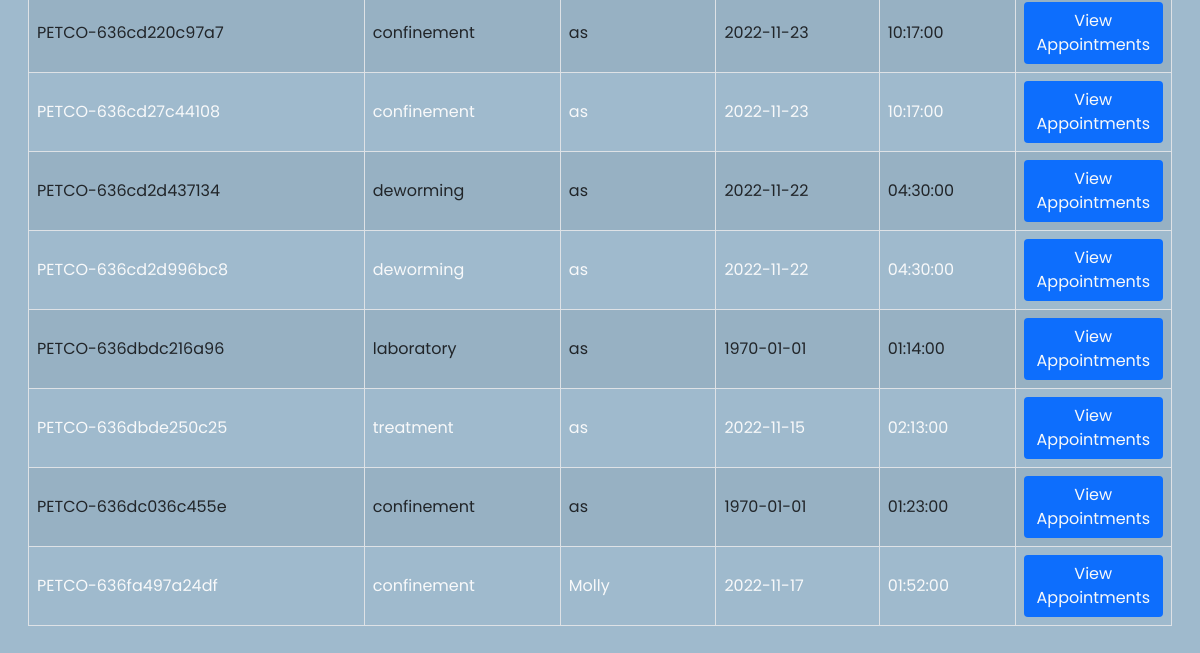
Before: /appointment.php (signed in, lower part) with the older database file.
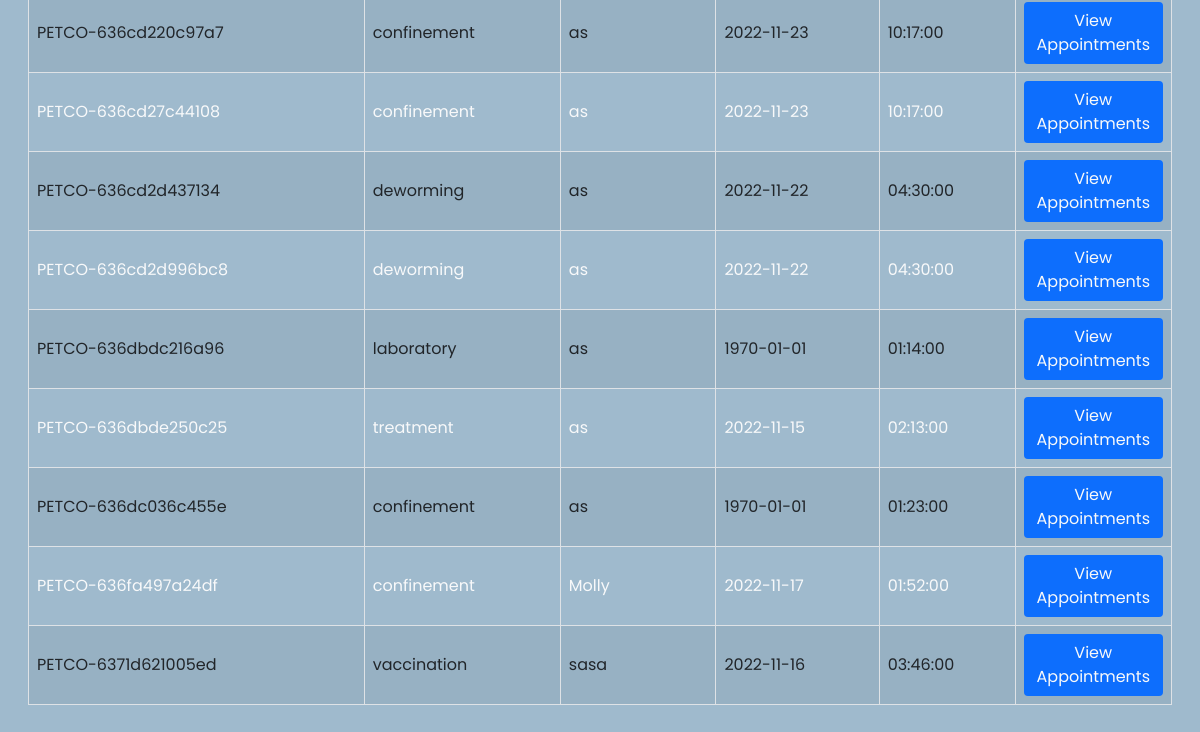
After: the same page with the newer database file.
### tables this page shows
CREATE TABLE `client_appointment` (
  `id` int(11) NOT NULL,
  `service` varchar(255) NOT NULL,
  `appoint_no` varchar(255) NOT NULL,
  `appoint_date` date NOT NULL,
  `appoint_time` time NOT NULL,
  `petname` varchar(255) NOT NULL,
  `user_id` varchar(255) NOT NULL
);

### appointment.php (the view, shortened to what this page needs)
<?php
   require('php/connection.php');
  $querymenu = "SELECT * FROM `client_appointment`";
  $resultmenu = mysqli_query($con, $querymenu);
?>
<!DOCTYPE html>
<html lang="en">
<head>
    <link rel="stylesheet" type="text/css" href="css/styles.css">
    <link rel="stylesheet" href="https://cdn.jsdelivr.net/npm/bootstrap-icons@1.5.0/font/bootstrap-icons.css">
    <link href="https://cdn.jsdelivr.net/npm/bootstrap@5.1.1/dist/css/bootstrap.min.css" rel="stylesheet"
>
</head>
<body style="background:  #9FBACD;">
    <div class="container-xl-fluid mt-5 mb-5">
        <div class="px-3">
            <div class="container-fluid mt-4">
                <table class="table table-striped table table-bordered">
                    <?php while($rowmenu =  mysqli_fetch_array($resultmenu)){ ?>
                    <tr>
                    <tr class="text-light ">
                        <td class="align-middle "><?= $rowmenu['appoint_no'];?></td>
                        <td class="align-middle">
                            <?php echo $rowmenu['service'];?>
                        </td>
                        <td class="align-middle">
                            <?php echo $rowmenu['petname'];?>
                        </td>
                        <td class="align-middle">
                            <?php echo $rowmenu['appoint_date'];?>
                        </td>
                        <td class="align-middle">
                            <?php echo $rowmenu['appoint_time'];?>
                        </td>
                        <td class="col-1">
                            <div class="col">
                                <a class="btn btn primary  text-light bg-primary"
                                                href='admin-view-orders.php?id=<?php echo $row["id"] ?>'>View Appointments</a>
                            </div>
                        </td>
                    <tr>
                        <?php } ?>
</body>
</html>

Changed rows visible on the page:
added client_appointment: appoint_no "PETCO-6371d621005ed", service "vaccination", petname "sasa", appoint_date "2022-11-16", appoint_time "03:46:00"
